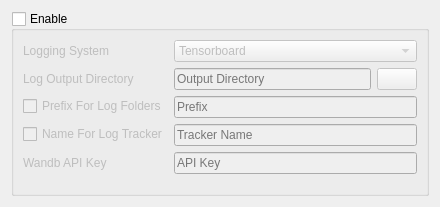
<?xml version="1.0" encoding="UTF-8"?>
<ui version="4.0">
 <class>logging_ui</class>
 <widget class="QWidget" name="logging_ui">
  <property name="geometry">
   <rect>
    <x>0</x>
    <y>0</y>
    <width>440</width>
    <height>207</height>
   </rect>
  </property>
  <property name="minimumSize">
   <size>
    <width>440</width>
    <height>0</height>
   </size>
  </property>
  <property name="windowTitle">
   <string>Form</string>
  </property>
  <layout class="QVBoxLayout" name="verticalLayout">
   <item>
    <widget class="QGroupBox" name="logging_group">
     <property name="title">
      <string>Enable</string>
     </property>
     <property name="checkable">
      <bool>true</bool>
     </property>
     <property name="checked">
      <bool>false</bool>
     </property>
     <layout class="QFormLayout" name="formLayout">
      <item row="1" column="0">
       <widget class="QLabel" name="label">
        <property name="text">
         <string>Log Output Directory</string>
        </property>
       </widget>
      </item>
      <item row="1" column="1">
       <layout class="QHBoxLayout" name="horizontalLayout">
        <item>
         <widget class="DragDropLineEdit" name="log_output_input">
          <property name="toolTip">
           <string>&lt;html&gt;&lt;head/&gt;&lt;body&gt;&lt;p&gt;The folder that the log folders will be output to.&lt;/p&gt;&lt;/body&gt;&lt;/html&gt;</string>
          </property>
          <property name="placeholderText">
           <string>Output Directory</string>
          </property>
         </widget>
        </item>
        <item>
         <widget class="QPushButton" name="log_output_selector">
          <property name="text">
           <string/>
          </property>
         </widget>
        </item>
       </layout>
      </item>
      <item row="0" column="0">
       <widget class="QLabel" name="label_2">
        <property name="text">
         <string>Logging System</string>
        </property>
       </widget>
      </item>
      <item row="0" column="1">
       <widget class="QComboBox" name="log_mode_selector">
        <property name="toolTip">
         <string>&lt;html&gt;&lt;head/&gt;&lt;body&gt;&lt;p&gt;The system you use for logging. Tensorboard is local, Wandb is cloud based. You can also opt to log in both of them.&lt;/p&gt;&lt;/body&gt;&lt;/html&gt;</string>
        </property>
        <item>
         <property name="text">
          <string>Tensorboard</string>
         </property>
        </item>
        <item>
         <property name="text">
          <string>Wandb</string>
         </property>
        </item>
        <item>
         <property name="text">
          <string>All</string>
         </property>
        </item>
       </widget>
      </item>
      <item row="2" column="1">
       <widget class="LineEditWithHighlight" name="log_prefix_input">
        <property name="toolTip">
         <string>&lt;html&gt;&lt;head/&gt;&lt;body&gt;&lt;p&gt;This is the name that gets added to the front of the folder name so that you can tell what log is what.&lt;/p&gt;&lt;/body&gt;&lt;/html&gt;</string>
        </property>
        <property name="placeholderText">
         <string>Prefix</string>
        </property>
       </widget>
      </item>
      <item row="3" column="1">
       <widget class="LineEditWithHighlight" name="log_tracker_name_input">
        <property name="toolTip">
         <string>&lt;html&gt;&lt;head/&gt;&lt;body&gt;&lt;p&gt;Is the name of the tracker in the logged data.&lt;/p&gt;&lt;/body&gt;&lt;/html&gt;</string>
        </property>
        <property name="placeholderText">
         <string>Tracker Name</string>
        </property>
       </widget>
      </item>
      <item row="4" column="0">
       <widget class="QLabel" name="label_5">
        <property name="text">
         <string>Wandb API Key</string>
        </property>
       </widget>
      </item>
      <item row="4" column="1">
       <widget class="LineEditWithHighlight" name="log_wandb_key_input">
        <property name="toolTip">
         <string>&lt;html&gt;&lt;head/&gt;&lt;body&gt;&lt;p&gt;Required if you are using Wandb as it's how you connect to the service.&lt;/p&gt;&lt;/body&gt;&lt;/html&gt;</string>
        </property>
        <property name="placeholderText">
         <string>API Key</string>
        </property>
       </widget>
      </item>
      <item row="2" column="0">
       <widget class="QCheckBox" name="log_prefix_enable">
        <property name="text">
         <string>Prefix For Log Folders</string>
        </property>
       </widget>
      </item>
      <item row="3" column="0">
       <widget class="QCheckBox" name="log_tracker_name_enable">
        <property name="text">
         <string>Name For Log Tracker</string>
        </property>
       </widget>
      </item>
     </layout>
    </widget>
   </item>
  </layout>
 </widget>
 <customwidgets>
  <customwidget>
   <class>DragDropLineEdit</class>
   <extends>QLineEdit</extends>
   <header>modules.DragDropLineEdit.h</header>
  </customwidget>
  <customwidget>
   <class>LineEditWithHighlight</class>
   <extends>QLineEdit</extends>
   <header>modules.LineEditHighlight.h</header>
  </customwidget>
 </customwidgets>
 <resources/>
 <connections/>
</ui>
